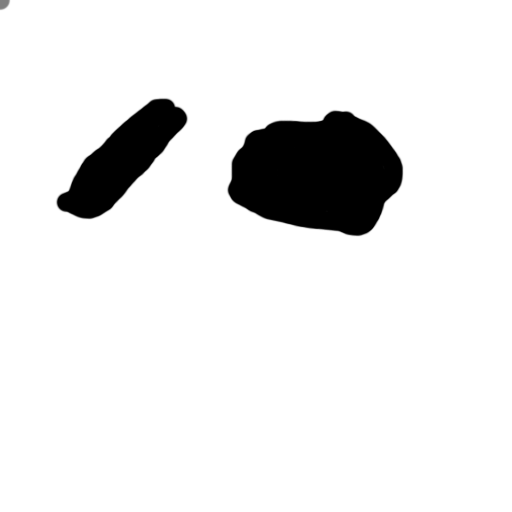
#> input picture python_tools/test.bmp, 512 x 512 px
$ python imgTest.py
#> lines starting #> are read from the running program, lines starting #| are printed output that depends on the picture; after the words box and inside, x2 and y2 are one past the last pixel; in counts of white or black regions, pixels touching at a corner belong together
# importing the opencv(cv2) module
import cv2
import numpy as np

def rotate(image, angle, center = None, scale = 1.0):
    (h, w) = image.shape[:2]

    if center is None:
        center = (w / 2, h / 2)

    # Perform the rotation
    M = cv2.getRotationMatrix2D(center, angle, scale)
    rotated = cv2.warpAffine(image, M, (w, h), borderValue=(255,255,255))

    return rotated

rot = 13
height = 512
width = 512
blank_image = np.zeros((height,width,3), np.uint8)
blank_image[:,0:width//2] = (255,0,0)      # (B, G, R)
blank_image[:,width//2:width] = (0,255,0)
# reading the image
image = cv2.imread('test.bmp')
#> image is the input picture: shape (512, 512, 3); min 0, max 255, mean 232.7
replicate = cv2.copyMakeBorder(src=image, top=50, bottom=50, left=50, right=50, borderType=cv2.BORDER_REPLICATE)
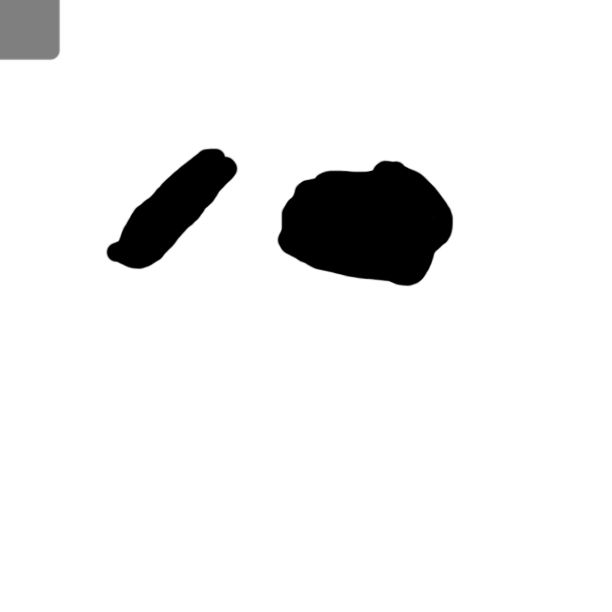
#> replicate: shape (612, 612, 3); min 0, max 255, mean 238.2
replicate = rotate(replicate,rot)
#> in rotate, `rotated = cv2.warpAffine(image, M, (w, h), borderValue=(255,255,255))`:
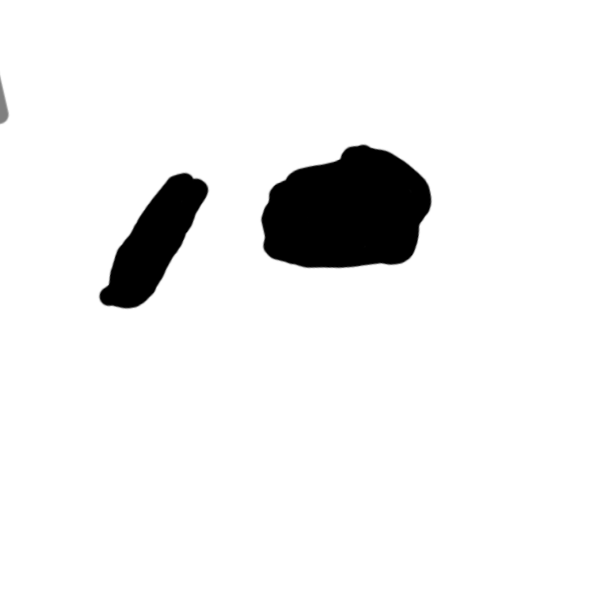
#> rotated: shape (612, 612, 3); min 0, max 255, mean 239.4


#replicate[256:357, 0:611] = (0, 55, 0)
for x in range(512):
    for y in range(512):
        (b, g, r) = replicate[x, y]
        if b == 0 and g == 0 and r == 0:
            replicate[x][y] = (128, 55, 0)
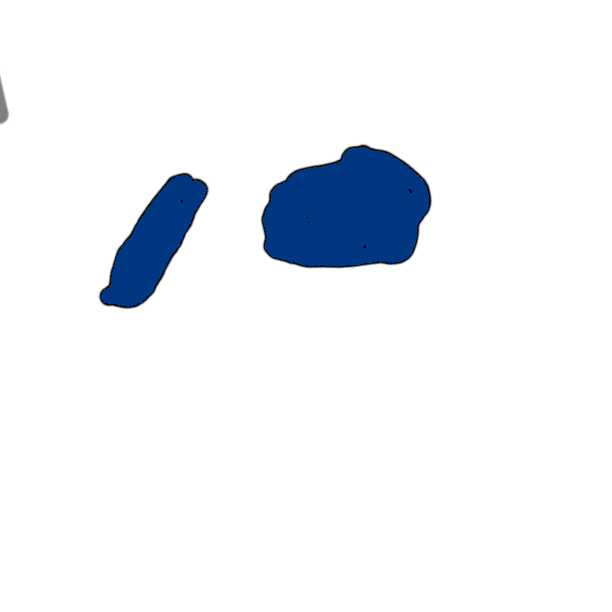
#> replicate: shape (612, 612, 3); 5.71% of pixels changed, all inside (x1, y1, x2, y2) = (101, 147, 430, 307)

replicate = rotate(replicate,-rot)
#> call 2 of rotate, with angle = -13, scale = 1
#> in rotate (call 2), `rotated = cv2.warpAffine(image, M, (w, h), borderValue=(255,255,255))`:
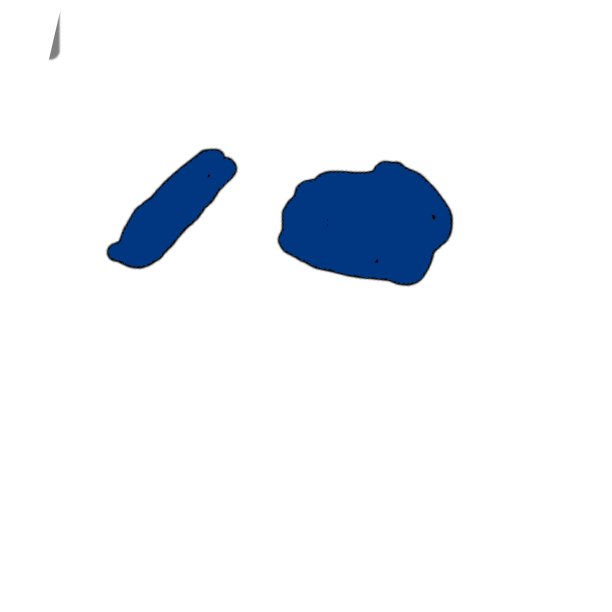
#> rotated: shape (612, 612, 3); mean B, G, R 246.7, 242.5, 239.4

x= 50
y=50
w=512

h=512
cropped_image = replicate[y:y+h, x:x+w]
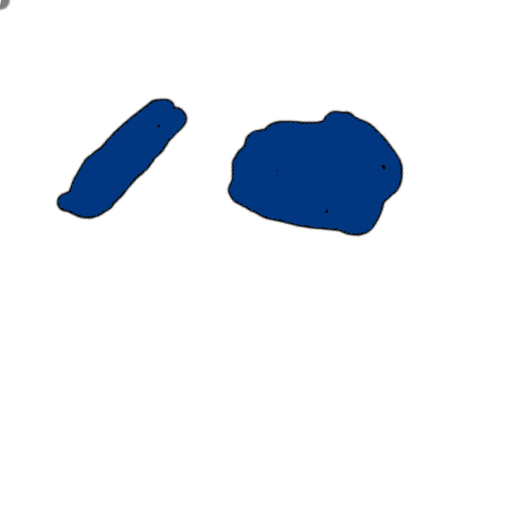
#> cropped_image: shape (512, 512, 3); mean B, G, R 243.2, 237.2, 232.7
# changing the color space
#gray_image = cv2.cvtColor(image, cv2.COLOR_BGR2GRAY)
# showing the resultant image
cv2.imshow('mask', image)
cv2.imshow('output', cropped_image )
(b, g, r) = image[0, 0]
#> b = 127; g = 127; r = 127
print("Pixel at (0, 0) - Red: {}, Green: {}, Blue: {}".format(r, g, b))
#| Pixel at (0, 0) - Red: 127, Green: 127, Blue: 127

# waiting until key press
cv2.waitKey()
# destroy all the windows
cv2.destroyAllWindows()
